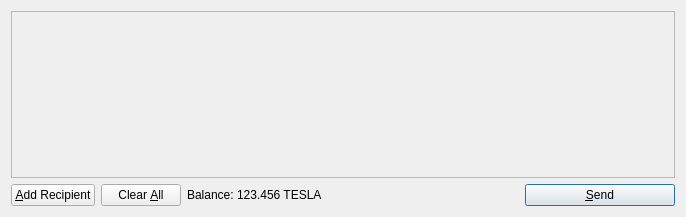
<?xml version="1.0" encoding="UTF-8"?>
<ui version="4.0">
 <class>SendCoinsDialog</class>
 <widget class="QDialog" name="SendCoinsDialog">
  <property name="geometry">
   <rect>
    <x>0</x>
    <y>0</y>
    <width>686</width>
    <height>217</height>
   </rect>
  </property>
  <property name="windowTitle">
   <string>Send Coins</string>
  </property>
  <layout class="QVBoxLayout" name="verticalLayout">
   <item>
    <widget class="QScrollArea" name="scrollArea">
     <property name="widgetResizable">
      <bool>true</bool>
     </property>
     <widget class="QWidget" name="scrollAreaWidgetContents">
      <property name="geometry">
       <rect>
        <x>0</x>
        <y>0</y>
        <width>666</width>
        <height>165</height>
       </rect>
      </property>
      <layout class="QVBoxLayout" name="verticalLayout_2">
       <property name="margin">
        <number>0</number>
       </property>
       <item>
        <layout class="QVBoxLayout" name="entries">
         <property name="spacing">
          <number>6</number>
         </property>
        </layout>
       </item>
       <item>
        <spacer name="verticalSpacer">
         <property name="orientation">
          <enum>Qt::Vertical</enum>
         </property>
         <property name="sizeHint" stdset="0">
          <size>
           <width>20</width>
           <height>40</height>
          </size>
         </property>
        </spacer>
       </item>
      </layout>
     </widget>
    </widget>
   </item>
   <item>
    <layout class="QHBoxLayout" name="horizontalLayout">
     <item>
      <widget class="QPushButton" name="addButton">
       <property name="toolTip">
        <string>Send to multiple recipients at once</string>
       </property>
       <property name="text">
        <string>&amp;Add Recipient</string>
       </property>
       <property name="icon">
        <iconset resource="../bitcoin.qrc">
         <normaloff>:/icons/add</normaloff>:/icons/add</iconset>
       </property>
       <property name="autoDefault">
        <bool>false</bool>
       </property>
      </widget>
     </item>
     <item>
      <widget class="QPushButton" name="clearButton">
       <property name="sizePolicy">
        <sizepolicy hsizetype="Minimum" vsizetype="Fixed">
         <horstretch>0</horstretch>
         <verstretch>0</verstretch>
        </sizepolicy>
       </property>
       <property name="toolTip">
        <string>Remove all transaction fields</string>
       </property>
       <property name="text">
        <string>Clear &amp;All</string>
       </property>
       <property name="icon">
        <iconset resource="../bitcoin.qrc">
         <normaloff>:/icons/remove</normaloff>:/icons/remove</iconset>
       </property>
       <property name="autoRepeatDelay">
        <number>300</number>
       </property>
       <property name="autoDefault">
        <bool>false</bool>
       </property>
      </widget>
     </item>
     <item>
      <layout class="QHBoxLayout" name="horizontalLayout_2">
       <property name="spacing">
        <number>3</number>
       </property>
       <item>
        <widget class="QLabel" name="label">
         <property name="text">
          <string>Balance:</string>
         </property>
        </widget>
       </item>
       <item>
        <widget class="QLabel" name="labelBalance">
         <property name="cursor">
          <cursorShape>IBeamCursor</cursorShape>
         </property>
         <property name="text">
          <string>123.456 TESLA</string>
         </property>
         <property name="textInteractionFlags">
          <set>Qt::LinksAccessibleByMouse|Qt::TextSelectableByKeyboard|Qt::TextSelectableByMouse</set>
         </property>
        </widget>
       </item>
      </layout>
     </item>
     <item>
      <spacer name="horizontalSpacer">
       <property name="orientation">
        <enum>Qt::Horizontal</enum>
       </property>
       <property name="sizeHint" stdset="0">
        <size>
         <width>40</width>
         <height>20</height>
        </size>
       </property>
      </spacer>
     </item>
     <item>
      <widget class="QPushButton" name="sendButton">
       <property name="minimumSize">
        <size>
         <width>150</width>
         <height>0</height>
        </size>
       </property>
       <property name="toolTip">
        <string>Confirm the send action</string>
       </property>
       <property name="text">
        <string>&amp;Send</string>
       </property>
       <property name="icon">
        <iconset resource="../bitcoin.qrc">
         <normaloff>:/icons/send</normaloff>:/icons/send</iconset>
       </property>
       <property name="default">
        <bool>true</bool>
       </property>
      </widget>
     </item>
    </layout>
   </item>
  </layout>
 </widget>
 <resources>
  <include location="../bitcoin.qrc"/>
 </resources>
 <connections/>
</ui>
